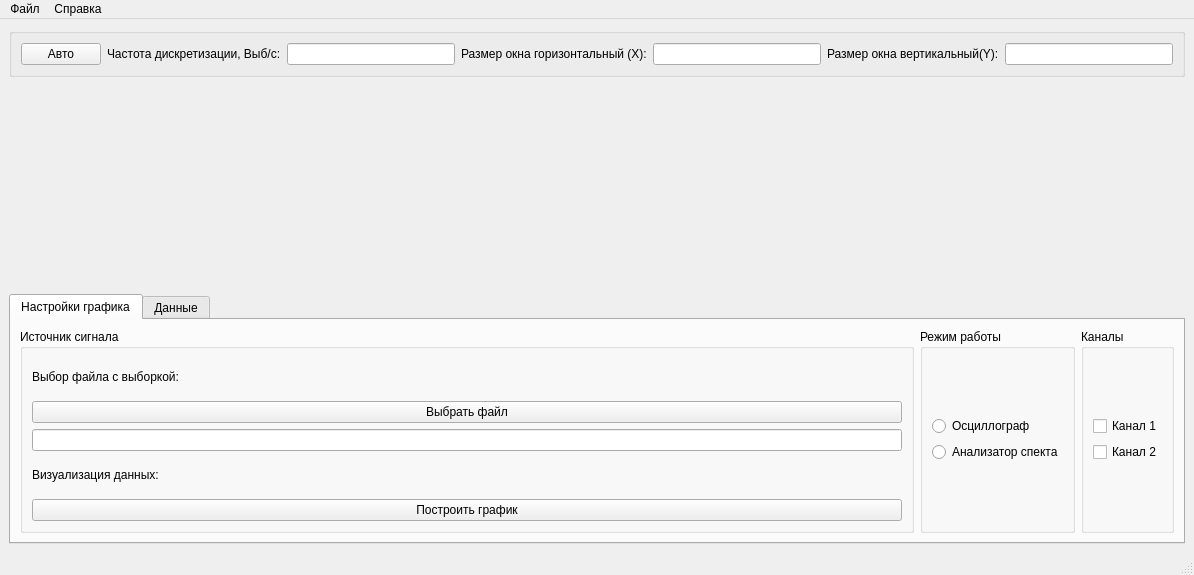
<?xml version="1.0" encoding="UTF-8"?>
<ui version="4.0">
 <class>MainWindow</class>
 <widget class="QMainWindow" name="MainWindow">
  <property name="geometry">
   <rect>
    <x>0</x>
    <y>0</y>
    <width>1194</width>
    <height>575</height>
   </rect>
  </property>
  <property name="windowTitle">
   <string>СПО &quot;Анализатор сигналов&quot;</string>
  </property>
  <property name="toolButtonStyle">
   <enum>Qt::ToolButtonIconOnly</enum>
  </property>
  <widget class="QWidget" name="centralwidget">
   <layout class="QGridLayout" name="gridLayout">
    <item row="1" column="0">
     <layout class="QVBoxLayout" name="verticalLayout">
      <item>
       <widget class="QCustomPlot" name="graph" native="true"/>
      </item>
      <item>
       <widget class="QTabWidget" name="tabWidget">
        <property name="maximumSize">
         <size>
          <width>16777215</width>
          <height>250</height>
         </size>
        </property>
        <property name="currentIndex">
         <number>0</number>
        </property>
        <widget class="QWidget" name="tab_graph">
         <attribute name="title">
          <string>Настройки графика</string>
         </attribute>
         <layout class="QGridLayout" name="gridLayout_7">
          <item row="0" column="0">
           <layout class="QHBoxLayout" name="horizontalLayout">
            <item>
             <widget class="QGroupBox" name="groupBox_2">
              <property name="title">
               <string>Источник сигнала</string>
              </property>
              <layout class="QGridLayout" name="gridLayout_3">
               <item row="0" column="0">
                <layout class="QVBoxLayout" name="verticalLayout_2">
                 <item>
                  <widget class="QLabel" name="label_4">
                   <property name="text">
                    <string>Выбор файла с выборкой:</string>
                   </property>
                  </widget>
                 </item>
                 <item>
                  <widget class="QPushButton" name="file_path_button">
                   <property name="text">
                    <string>Выбрать файл</string>
                   </property>
                  </widget>
                 </item>
                 <item>
                  <widget class="QLineEdit" name="file_path_edit"/>
                 </item>
                 <item>
                  <widget class="QLabel" name="label_5">
                   <property name="text">
                    <string>Визуализация данных:</string>
                   </property>
                  </widget>
                 </item>
                 <item>
                  <widget class="QPushButton" name="plot_graph_button">
                   <property name="text">
                    <string>Построить график</string>
                   </property>
                  </widget>
                 </item>
                </layout>
               </item>
              </layout>
             </widget>
            </item>
            <item>
             <widget class="QGroupBox" name="groupBox_5">
              <property name="title">
               <string>Режим работы</string>
              </property>
              <layout class="QGridLayout" name="gridLayout_4">
               <item row="0" column="0">
                <layout class="QVBoxLayout" name="verticalLayout_3">
                 <item>
                  <widget class="QRadioButton" name="oscilloscope">
                   <property name="text">
                    <string>Осциллограф</string>
                   </property>
                  </widget>
                 </item>
                 <item>
                  <widget class="QRadioButton" name="spectrum_analyzer">
                   <property name="text">
                    <string>Анализатор спекта</string>
                   </property>
                  </widget>
                 </item>
                </layout>
               </item>
              </layout>
             </widget>
            </item>
            <item>
             <widget class="QGroupBox" name="groupBox_3">
              <property name="title">
               <string>Каналы</string>
              </property>
              <layout class="QGridLayout" name="gridLayout_5">
               <item row="0" column="0">
                <layout class="QVBoxLayout" name="verticalLayout_4">
                 <item>
                  <widget class="QCheckBox" name="channel_1">
                   <property name="text">
                    <string>Канал 1</string>
                   </property>
                  </widget>
                 </item>
                 <item>
                  <widget class="QCheckBox" name="channel_2">
                   <property name="text">
                    <string>Канал 2</string>
                   </property>
                  </widget>
                 </item>
                </layout>
               </item>
              </layout>
             </widget>
            </item>
           </layout>
          </item>
         </layout>
        </widget>
        <widget class="QWidget" name="tab_data">
         <attribute name="title">
          <string>Данные</string>
         </attribute>
         <layout class="QGridLayout" name="gridLayout_2">
          <item row="0" column="0">
           <widget class="QTableWidget" name="data_table"/>
          </item>
         </layout>
        </widget>
       </widget>
      </item>
     </layout>
    </item>
    <item row="0" column="0">
     <widget class="QGroupBox" name="groupBox">
      <property name="title">
       <string/>
      </property>
      <layout class="QGridLayout" name="gridLayout_8">
       <item row="0" column="0">
        <layout class="QHBoxLayout" name="horizontalLayout_2">
         <item>
          <widget class="QPushButton" name="auto_scale_button">
           <property name="text">
            <string>Авто</string>
           </property>
          </widget>
         </item>
         <item>
          <widget class="QLabel" name="label">
           <property name="text">
            <string>Частота дискретизации, Выб/c:</string>
           </property>
          </widget>
         </item>
         <item>
          <widget class="QLineEdit" name="sample_rate_edit">
           <property name="alignment">
            <set>Qt::AlignRight|Qt::AlignTrailing|Qt::AlignVCenter</set>
           </property>
          </widget>
         </item>
         <item>
          <widget class="QLabel" name="label_2">
           <property name="text">
            <string>Размер окна горизонтальный (X):</string>
           </property>
          </widget>
         </item>
         <item>
          <widget class="QLineEdit" name="scale_x_edit">
           <property name="alignment">
            <set>Qt::AlignRight|Qt::AlignTrailing|Qt::AlignVCenter</set>
           </property>
          </widget>
         </item>
         <item>
          <widget class="QLabel" name="label_3">
           <property name="text">
            <string>Размер окна вертикальный(Y):</string>
           </property>
          </widget>
         </item>
         <item>
          <widget class="QLineEdit" name="scale_y_edit">
           <property name="alignment">
            <set>Qt::AlignRight|Qt::AlignTrailing|Qt::AlignVCenter</set>
           </property>
          </widget>
         </item>
        </layout>
       </item>
      </layout>
     </widget>
    </item>
   </layout>
  </widget>
  <widget class="QMenuBar" name="menubar">
   <property name="geometry">
    <rect>
     <x>0</x>
     <y>0</y>
     <width>1194</width>
     <height>23</height>
    </rect>
   </property>
   <widget class="QMenu" name="menu">
    <property name="title">
     <string>Файл</string>
    </property>
    <addaction name="data_export"/>
    <addaction name="graph_export"/>
   </widget>
   <widget class="QMenu" name="menu_2">
    <property name="title">
     <string>Справка</string>
    </property>
    <addaction name="user_guide"/>
    <addaction name="separator"/>
    <addaction name="support"/>
    <addaction name="separator"/>
    <addaction name="about_programm"/>
    <addaction name="license_agreement"/>
   </widget>
   <addaction name="menu"/>
   <addaction name="menu_2"/>
  </widget>
  <widget class="QStatusBar" name="statusbar"/>
  <action name="data_export">
   <property name="text">
    <string>Экспорт данных</string>
   </property>
  </action>
  <action name="graph_export">
   <property name="text">
    <string>Экспорт графика</string>
   </property>
  </action>
  <action name="about_programm">
   <property name="text">
    <string>О программе</string>
   </property>
  </action>
  <action name="license_agreement">
   <property name="text">
    <string>Лицензионное соглашение</string>
   </property>
  </action>
  <action name="support">
   <property name="text">
    <string>Техническая поддержка</string>
   </property>
  </action>
  <action name="user_guide">
   <property name="text">
    <string>Руководство пользователя</string>
   </property>
  </action>
 </widget>
 <customwidgets>
  <customwidget>
   <class>QCustomPlot</class>
   <extends>QWidget</extends>
   <header>qcustomplot.h</header>
   <container>1</container>
  </customwidget>
 </customwidgets>
 <resources/>
 <connections/>
</ui>
